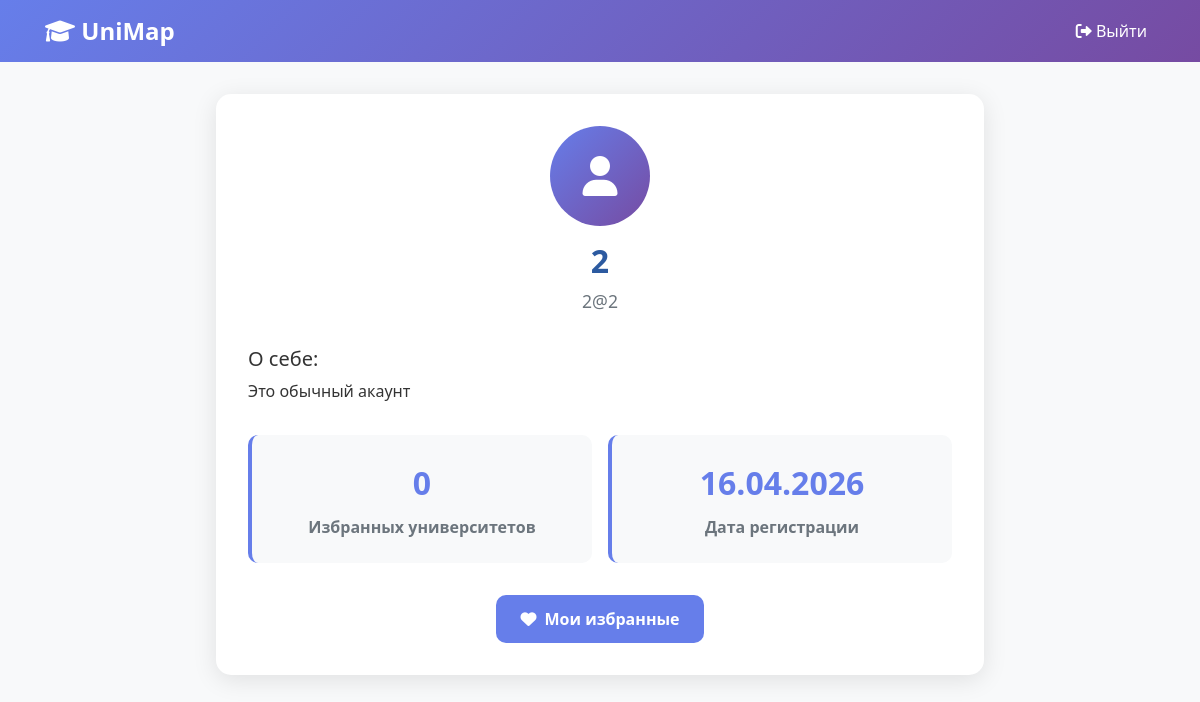
Screenshot of /profile (signed in) with the database file from the repository.
### data/users.py (models this page shows, shortened)
class User(SqlAlchemyBase, UserMixin):
    __tablename__ = 'users'
    id = sqlalchemy.Column(sqlalchemy.Integer,
                           primary_key=True, autoincrement=True)
    name = sqlalchemy.Column(sqlalchemy.String, nullable=True)
    about = sqlalchemy.Column(sqlalchemy.String, nullable=True)
    email = sqlalchemy.Column(sqlalchemy.String,
                              index=True, unique=True, nullable=True)
    hashed_password = sqlalchemy.Column(sqlalchemy.String, nullable=True)
    created_date = sqlalchemy.Column(sqlalchemy.DateTime,
                                     default=datetime.datetime.now)
    admin = sqlalchemy.Column(sqlalchemy.Boolean, nullable=True)
    ban = sqlalchemy.Column(sqlalchemy.Boolean, nullable=True)
    favorite_universities = orm.relationship(
        'University',
        secondary=favorite_association,
        back_populates='favorited_by'
    )

### main.py (the view, shortened to what this page needs)
@app.route('/profile', methods=['GET', 'POST'])
@login_required
@user_ban
def profile():
    db_sess = db_session.create_session()
    user = db_sess.get(User, current_user.id)
    favorite_count = len(user.favorite_universities)
    db_sess.close()
    return render_template(
        "profile.html",
        user=user,
        favorite_count=favorite_count
    )

### data/db_session.py (called while the page is built)
def create_session() -> Session:
    global __factory
    return __factory()

### main.py (called while the page is built)
@login_manager.user_loader
def load_user(user_id):
    db_sess = db_session.create_session()
    user = db_sess.get(User, int(user_id))
    db_sess.close()
    return user

def user_ban(func):
    @wraps(func)
    def wrapper(*args, **kwargs):
        if current_user.ban:
            abort(403)
        return func(*args, **kwargs)
    return wrapper

### templates/profile.html (shortened to what this page needs)
<!DOCTYPE html>
<html lang="ru">
<head>
    <link rel="stylesheet" href="https://stackpath.bootstrapcdn.com/bootstrap/4.4.1/css/bootstrap.min.css">
    <link rel="stylesheet" href="https://cdnjs.cloudflare.com/ajax/libs/font-awesome/6.0.0/css/all.min.css">
    <link rel="stylesheet" href="{{ url_for('static', filename='profile.css') }}">
</head>
<body>
    <nav class="navbar navbar-expand-lg">
        <div class="container">
            <a class="navbar-brand logo" href="/map">
                <i class="fas fa-graduation-cap"></i> UniMap
            </a>
            <div class="navbar-nav ml-auto">
                <a class="nav-link text-white" href="/logout">
                    <i class="fas fa-sign-out-alt"></i> Выйти
                </a>
            </div>
        </div>
    </nav>
    <div class="profile-container">
        <div class="profile-card">
            <div class="profile-header">
                <div class="profile-avatar">
                    <i class="fas fa-user"></i>
                </div>
                <h1 class="profile-name">{{ user.name }}</h1>
                <div class="profile-email">{{ user.email }}</div>
            </div>
            {% if user.about %}
            <div class="profile-about">
                <h5>О себе:</h5>
                <p>{{ user.about }}</p>
            </div>
            {% endif %}
            <div class="stats-grid">
                <div class="stat-card">
                    <div class="stat-number">{{ favorite_count }}</div>
                    <div class="stat-label">Избранных университетов</div>
                </div>
                <div class="stat-card">
                    <div class="stat-number">{{ user.created_date.strftime('%d.%m.%Y') }}</div>
                    <div class="stat-label">Дата регистрации</div>
                </div>
            </div>
            <div class="action-buttons">
                <a href="/favorites" class="btn-action btn-primary">
                    <i class="fas fa-heart"></i> Мои избранные
                </a>
            </div>
        </div>
    </div>
</body>
</html>

### static/profile.css (style rules this page uses)
:root { --primary: #667eea; --secondary: #764ba2; }
body { font-family: 'Segoe UI', Tahoma, Geneva, Verdana, sans-serif; background: #f8f9fa; color: #333; }
.navbar { background: linear-gradient(135deg, var(--primary), var(--secondary)); }
.logo { font-size: 1.5rem; font-weight: 700; color: white; }
.profile-container { max-width: 800px; margin: 0 auto; padding: 2rem 1rem; }
.profile-card { background: white; border-radius: 15px; padding: 2rem; box-shadow: 0 5px 25px rgba(0,0,0,0.1); margin-bottom: 2rem; }
.profile-header { text-align: center; margin-bottom: 2rem; }
.profile-avatar { width: 100px; height: 100px; background: linear-gradient(135deg, var(--primary), var(--secondary)); border-radius: 50%; display: flex; align-items: center; justify-content: center; margin: 0 auto 1rem; font-size: 2.5rem; color: white; }
.profile-name { font-size: 2rem; font-weight: 700; color: #2c5aa0; margin-bottom: 0.5rem; }
.profile-email { color: #6c757d; font-size: 1.1rem; }
.stats-grid { display: grid; grid-template-columns: repeat(auto-fit, minmax(200px, 1fr)); gap: 1rem; margin: 2rem 0; }
.stat-card { background: #f8f9fa; border-radius: 10px; padding: 1.5rem; text-align: center; border-left: 4px solid var(--primary); }
.stat-number { font-size: 2rem; font-weight: 700; color: var(--primary); margin-bottom: 0.5rem; }
.stat-label { color: #6c757d; font-weight: 600; }
.action-buttons { display: flex; gap: 1rem; justify-content: center; flex-wrap: wrap; }
.btn-action { padding: 12px 24px; border-radius: 10px; text-decoration: none; font-weight: 600; transition: all 0.3s ease; display: inline-flex; align-items: center; gap: 8px; }
.btn-primary { background: var(--primary); color: white; border: none; }

### rows the page displays
User: name "2", email "2@2", about "Это обычный акаунт", created_date "16.04.2026"

### other values shown
{{ favorite_count }} "0"
